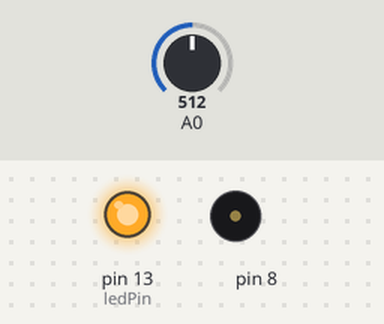
Bench run of a sketch on a simulated Arduino Uno, built with avr-gcc and run on an emulated ATmega328P. On the bench: output pins drawn as LEDs (lit = HIGH), buzzer (waves = sounding). The inputs (shaded band) are chosen by the test bench; at power-on: A0 = 512. What the sketch prints to the serial monitor is not drawn.

Above: at 0.1 s.
At 6.2 s:
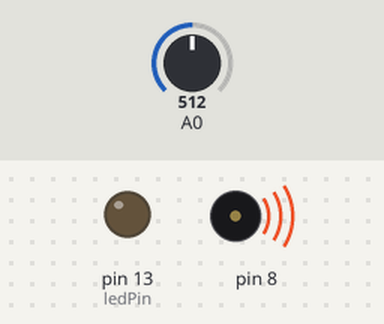
6.3 s: A0 set to 0
9.3 s: A0 set to 122
Timing chart, 0 to 64.8 s (numbered marks = the images above; inputs shaded):
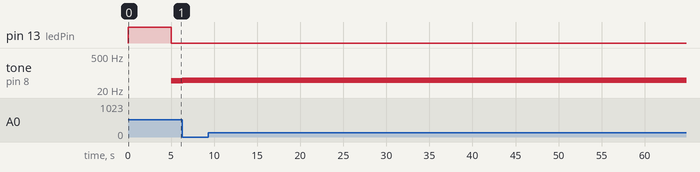

Measured:
- by itself, tone on pin 8: alternates 51 Hz for 0.02 s and silent for 0.01 s

The sketch:

sketch_jan15a.ino
```cpp
int sensorValue;
int sensorLow = 1023;
int sensorHigh = 0;

const int ledPin = 13;

void setup() {
  Serial.begin(9600);

  pinMode(ledPin, OUTPUT);
  digitalWrite(ledPin, HIGH);

  while (millis() < 5000) {
    sensorValue = analogRead(A0);
    if (sensorValue > sensorHigh) {
      sensorHigh = sensorValue;
    }
    if (sensorValue < sensorLow) {
      sensorLow = sensorValue;
    }
  }
  digitalWrite(ledPin, LOW);
  Serial.print("Sensor High: ");
  Serial.println(sensorHigh);
  Serial.print("Sensor Low: ");
  Serial.println(sensorLow);
}

void loop() {
  sensorValue = analogRead(A0);
  int pitch = map(sensorValue, sensorLow, sensorHigh, 50, 4000);
  tone(8, pitch, 20);
  Serial.print("Sensor Value: ");
  Serial.println(sensorValue);
  Serial.print("Pitch: ");
  Serial.println(pitch);
  delay(10);
}
```
